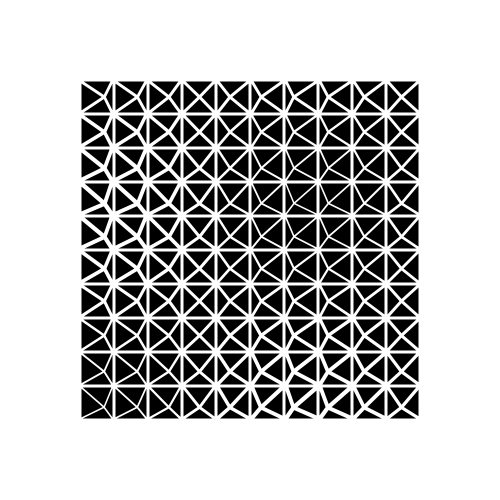
Frame 1 (no input)
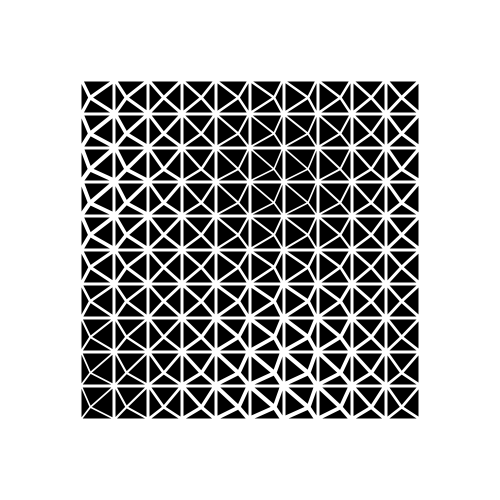
Frame 60 (the mouse pressed at the canvas centre just before this capture)
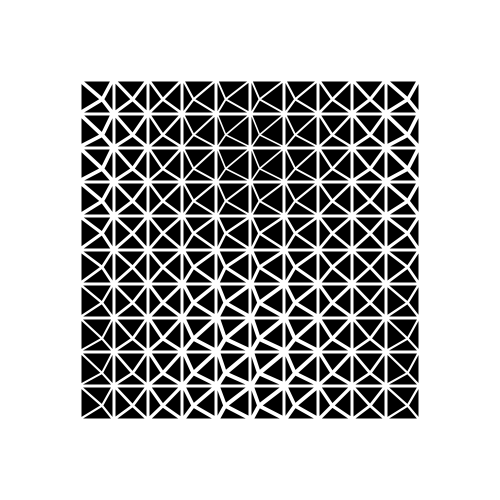
Frame 120 (the mouse held since frame 60 and released just before this capture)

The Processing sketch that drew these frames (run headless with seeded random() and noise(); from frame 60 on, the mouse is pressed at the canvas centre):

// Processing sketch: day_8
// ── day_8.pde
float margin = 80;

BaoBaoBag bag;

class BaoBaoBag {
  int size;
  float time = 0;
  float noiseIncr = 5;

  BaoBaoBag(int size) {
    this.size = size;
  }

  void display() {
    float cellSize = (width - 2 * margin) / size;
    
    float gap = 3;
    float hGap = gap / 2.0;

    noStroke();
    for (int i = 0; i < size; i++) {
      float x = margin + i * cellSize;
      for (int j = 0; j < size; j++) {
        float y = margin + j * cellSize;
        
        // Gap between the triangles
        float sqGap = gap / sqrt(2) + cos(time + i * 0.5) * sin(time + j * 0.5);
        float crossGap = hGap + sqGap;
        
        // four corners of the cell
        // A ------ B
        // | \    / |
        // |  \  /  |
        // |   \/   |
        // |   /\   |
        // |  /  \  |
        // | /    \ |
        // D ------ C
        float ax = x;
        float ay = y;
        
        float bx = x + cellSize;
        float by = y;
        
        float cx = x + cellSize;
        float cy = y + cellSize;
        
        float dx = x;
        float dy = y + cellSize;

        // Center coordinates of the cell
        float mX = x + cellSize / 2 + cos(time + i * 0.5) * cellSize / (abs(cos(time)) + 4);
        float mY = y + cellSize / 2 + pow(sin(time + j * 0.5), 2) * cellSize / (abs(sin(time)) + 8);

        fill(0);
        
        // Display triangles
        // up
        triangle(ax + crossGap, ay + hGap, bx - crossGap, by + hGap, mX, mY - sqGap);
        // left
        triangle(ax + hGap, ay + crossGap, dx + hGap, dy - crossGap, mX - sqGap, mY);
        // right
        triangle(bx - hGap, by + crossGap, cx - hGap, cy - crossGap, mX + sqGap, mY);
        // bottom
        triangle(cx - crossGap, cy - hGap, dx + crossGap, dy - hGap, mX, mY + sqGap);
      }
    }
  }
  
  // Update the simulation time
  void update() {
    time += 0.06;
  }
}

void setup() {
  size(500, 500);
  
  bag = new BaoBaoBag(10);
}

void draw() {
  background(255);

  bag.display();
  bag.update();
}
